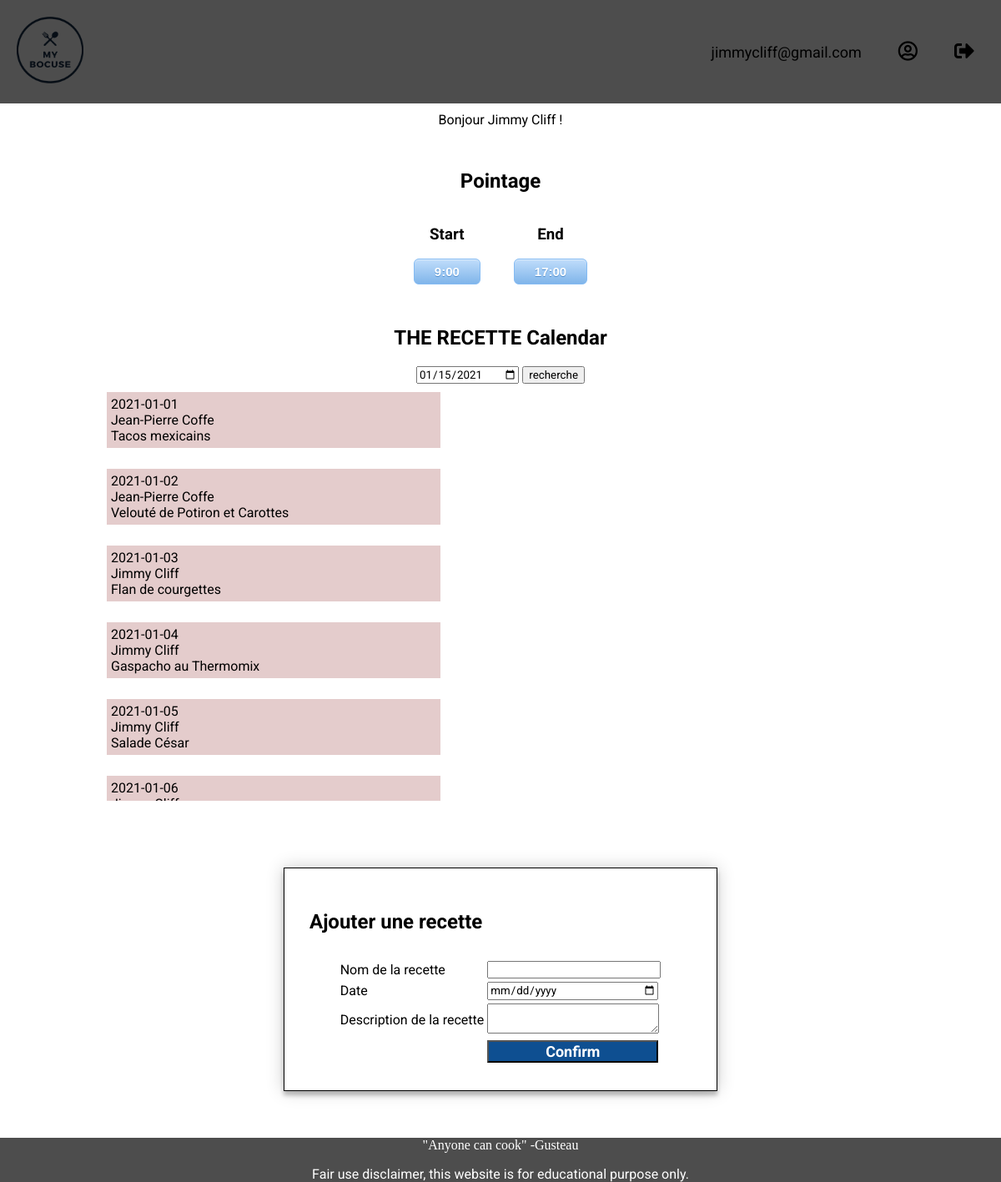
The app's page / (signed in) with its own data.
### tables this page shows
CREATE TABLE `recette` (
  `id` int(11) NOT NULL,
  `userID` varchar(255) NOT NULL,
  `dateR` date NOT NULL,
  `titre` varchar(255) NOT NULL,
  `contenu` text NOT NULL,
  `prenom` varchar(255) NOT NULL,
  `nom` varchar(255) NOT NULL
);

### Files_proteges/calendrierRecette.php (the view, shortened to what this page needs)
<div class="boxRecette">
<?php
    $reponse = $bdd->query('SELECT * FROM recette ORDER BY dateR');
    while($donnees = $reponse->fetch())
    {
    ?>
<div class="boxTitre">
    <div class="calendrierDate">
    <?php echo  $donnees['dateR'] ,' <br> ',' ',$donnees['prenom'],' ',$donnees['nom'], ' <br> ' , $donnees['titre']  ;?></div>
</div>
<?php
    }
    ?>
</div>

### style.css (style rules this page uses)
* { font-family: 'Roboto', sans-serif; ; }
body { margin: 0; min-height: 100vh; display: grid; grid-template-rows: auto 1fr auto; }
.boxRecette { width: fit-content; height: 500px; overflow: hidden; max-width: 420px; min-width: 400px; }
.boxTitre { width: 400px; margin-bottom: 5px; padding: 10px; }
.calendrierDate { background-color: rgb(228, 204, 204); padding: 5px; }

### records on screen
recette: dateR "2021-01-01", prenom "Jean-Pierre", nom "Coffe", titre "Tacos mexicains"
recette: dateR "2021-01-02", prenom "Jean-Pierre", nom "Coffe", titre "Velouté de Potiron et Carottes"
recette: dateR "2021-01-03", prenom "Jimmy", nom "Cliff", titre "Flan de courgettes"
recette: dateR "2021-01-04", prenom "Jimmy", nom "Cliff", titre "Gaspacho au Thermomix"
recette: dateR "2021-01-05", prenom "Jimmy", nom "Cliff", titre "Salade César"
recette: dateR "2021-01-06"

### other values on screen
$_SESSION['email'] "jimmycliff@gmail.com"
$_SESSION['prenom'] "Jimmy"
$_SESSION['nom'] "Cliff"
$heureDepart "9:00"
$heureDeFin "17:00"
